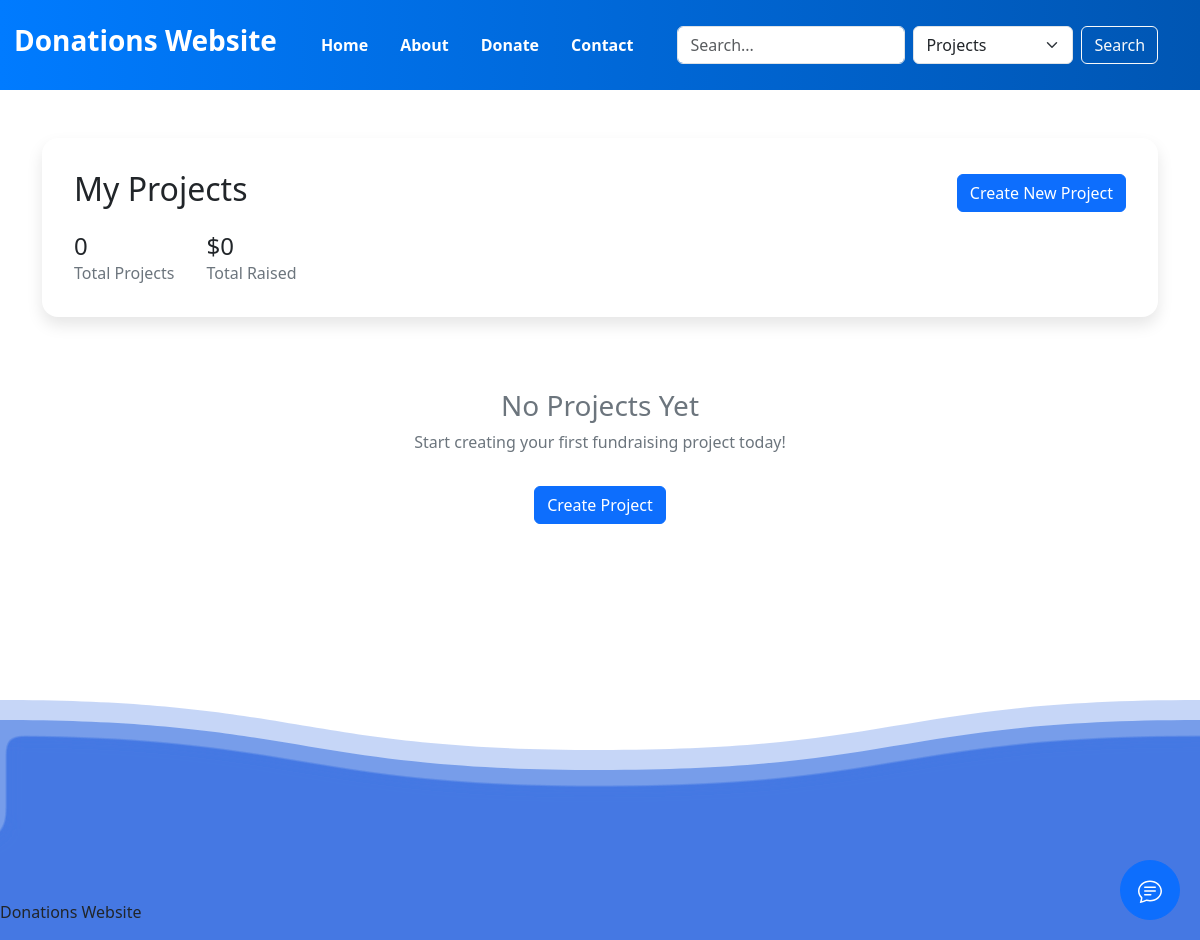
Before: /my-projects/ (signed in) with the older database file.
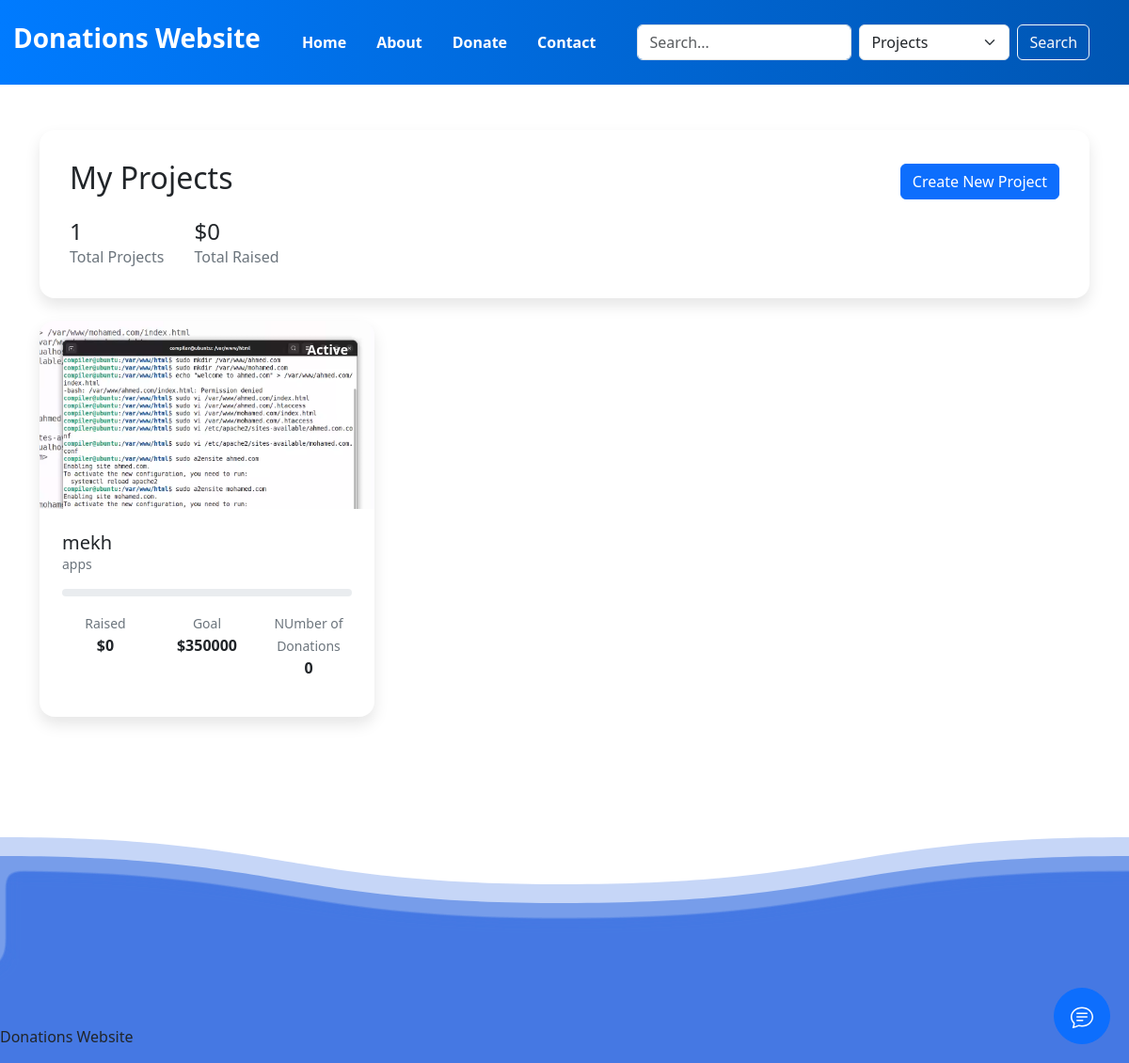
After: the same page with the newer database file.
### dashboard/models.py (models this page shows, shortened)
class Project(models.Model):
    creator = models.ForeignKey(User, on_delete=models.CASCADE)
    title = models.CharField(max_length=100)
    details = models.TextField()
    category = models.ForeignKey(Category, on_delete=models.CASCADE)
    tags = models.ManyToManyField(Tag)
    target = models.DecimalField(max_digits=10, decimal_places=2, null=True, blank=True,
                                help_text="Target amount to raise")
    current_amount = models.DecimalField(max_digits=10, decimal_places=2, default=0)
    start_time = models.DateTimeField(auto_now_add=True)
    end_time = models.DateTimeField(null=True, blank=True)

class ProjectPictures(models.Model):
    project = models.ForeignKey(Project, on_delete=models.CASCADE)
    image = models.ImageField(upload_to='projects/images')

class Category(models.Model):
    name = models.CharField(max_length=100)
    description = models.TextField()
    slug = models.SlugField(blank=True)  # ⚠️ no unique=True for now!
    class Meta:
        verbose_name_plural = "Categories"

### main/views.py (the view)
# urls.py: path('my-projects/', UserProjects.as_view(), name='user_projects'),
class UserProjects(LoginRequiredMixin,View):
    def get(self, request):
        user = request.user
        projects = Project.objects.filter(
            creator=user
        ).select_related(
            'category'
        ).prefetch_related(
            'projectpictures_set',
            'donations'
        ).annotate(
            donation_count=Count('donations'),
            total_raised=Sum('donations__amount'),
            average_rating=Avg('ratings__value')
        ).order_by('-start_time')
        context = {
            'projects': projects,
            'total_projects': projects.count(),
            'total_raised': projects.aggregate(
                total=Sum('current_amount')
            )['total'] or 0,
        }
        return render(request, 'main/user_projects.html', context)

### main/templates/main/user_projects.html (shortened to what this page needs)
{% extends 'parent.html' %}
{% load static %}
{% block style %}
<link href="https://cdn.jsdelivr.net/npm/bootstrap@5.3.0/dist/css/bootstrap.min.css" rel="stylesheet">
<link rel="stylesheet" href="{% static 'main/css/user_projects.css' %}">
{% endblock %}
{% block content %}
<div class="container py-5">
    <div class="projects-header mb-4">
        <div class="d-flex justify-content-between align-items-center">
            <h2>My Projects</h2>
            <a href="{% url 'project_add' %}" class="btn btn-primary">
                 Create New Project
            </a>
        </div>
        <div class="stats mt-3">
            <div class="stat-item">
                <h4>{{ total_projects }}</h4>
                <p>Total Projects</p>
            </div>
            <div class="stat-item">
                <h4>${{ total_raised|floatformat:0 }}</h4>
                <p>Total Raised</p>
            </div>
        </div>
    </div>
    <div class="row g-4">
        {% if projects %}
            {% for project in projects %}
            <div class="col-md-6 col-lg-4">
                <div class="project-card">
                    <div class="project-image">
                        {% if project.projectpictures_set.all %}
                            <img src="{{ project.projectpictures_set.first.image.url }}" alt="{{ project.title }}">
                        {% else %}
                            <img src="{% static 'images/default-project.jpg' %}" alt="{{ project.title }}">
                        {% endif %}
                        <div class="project-status
                            {% if project.end_time < now %}expired
                            {% elif project.current_amount >= project.target %}completed
                            {% else %}active{% endif %}">
                            {% if project.end_time < now %}Expired
                            {% elif project.current_amount >= project.target %}Completed
                            {% else %}Active{% endif %}
                        </div>
                    </div>
                    <div class="project-content">
                        <h5>{{ project.title }}</h5>
                        <p class="category">{{ project.category.name }}</p>
                        <div class="progress mb-3">
                        </div>
                        <div class="project-stats">
                            <div>
                                <small>Raised</small>
                                <p>${{ project.current_amount|floatformat:0 }}</p>
                            </div>
                            <div>
                                <small>Goal</small>
                                <p>${{ project.target|floatformat:0 }}</p>
                            </div>
                            <div>
                                <small>NUmber of Donations</small>
                                <p>{{ project.donation_count }}</p>
                            </div>
                        </div>
                    </div>
                </div>
            </div>
        {% else %}
            <div class="col-12">
                <div class="empty-state text-center py-5">
                    <h3>No Projects Yet</h3>
                    <p>Start creating your first fundraising project today!</p>
                    <a href="{% url 'project_add' %}" class="btn btn-primary mt-3">Create Project</a>
                </div>
            </div>
        {% endif %}
    </div>
</div>
{% endblock %}

Changed rows visible on the page:
added Project: projectpictures_set.first.image (picture), shows "Active", title "mekh", category.name "apps", current_amount "0", target "350000", donation_count "0"
Other visible differences:
{{ total_projects }}: "0" → "1"
text no longer shown: "No Projects Yet Start creating your first fundraising project today! Create Project"
